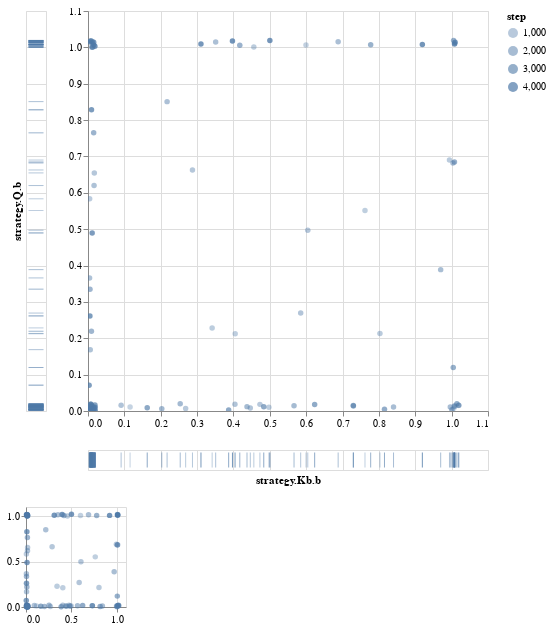

The code cell stored with this chart in its notebook:
### Markdown cell above
We can see them better on a scatter plots.

Here $\sigma_i^T(I, a)$ seems to be moving around.

### Code cell
analytics.scatter(ind.strategy_Q_b, ind.strategy_Kb_b, noise=(0.02, 0.02),
                  width=400,                      height=400)

### Figure 1 — Vega-Lite specification as saved in the notebook (floating-point values rounded to 4 significant figures)
{"config": {"view": {"continuousWidth": 400, "continuousHeight": 300}}, "vconcat": [{"hconcat": [{"mark": "tick", "encoding": {"color": {"value": "#4E79A7"}, "opacity": {"type": "quantitative", "field": "step"}, "y": {"type": "quantitative", "axis": {"domain": false, "labels": false, "ticks": false}, "field": "y", "scale": {"domain": {"selection": "selector002", "encoding": "y"}}, "title": "strategy.Q.b"}}, "height": 400}, {"vconcat": [{"mark": "circle", "encoding": {"color": {"value": "#4E79A7"}, "opacity": {"type": "quantitative", "field": "step"}, "x": {"type": "quantitative", "field": "x", "scale": {"domain": {"selection": "selector002", "encoding": "x"}}, "title": ""}, "y": {"type": "quantitative", "field": "y", "scale": {"domain": {"selection": "selector002", "encoding": "y"}}, "title": ""}}, "height": 400, "width": 400}, {"mark": "tick", "encoding": {"color": {"value": "#4E79A7"}, "opacity": {"type": "quantitative", "field": "step"}, "x": {"type": "quantitative", "axis": {"domain": false, "labels": false, "ticks": false}, "field": "x", "scale": {"domain": {"selection": "selector002", "encoding": "x"}}, "title": "strategy.Kb.b"}}, "width": 400}]}]}, {"mark": "circle", "encoding": {"color": {"value": "#4E79A7"}, "opacity": {"type": "quantitative", "field": "step"}, "x": {"type": "quantitative", "field": "x", "title": ""}, "y": {"type": "quantitative", "field": "y", "title": ""}}, "height": 100, "selection": {"selector002": {"type": "interval", "encodings": ["x", "y"]}}, "width": 100.0}], "data": {"values": [{"step": 24.0, "x": 1.02, "y": 0.015}, {"step": 69.0, "x": 0.006079, "y": 0.01938}, {"step": 119.0, "x": 0.01023, "y": 1.0}, {"step": 169.0, "x": 1.008, "y": 1.011}, {"step": 219.0, "x": 1.006, "y": 0.007759}, {"step": 269.0, "x": 1.009, "y": 0.01325}, {"step": 319.0, "x": 0.1157, "y": 0.0112}, {"step": 369.0, "x": 0.013, "y": 0.007801}, {"step": 419.0, "x": 0.01085, "y": 0.01312}, {"step": 469.0, "x": 0.003684, "y": 0.01312}, {"step": 519.0, "x": 0.01121, "y": 1.003}, {"step": 569.0, "x": 0.5995, "y": 1.006}, {"step": 619.0, "x": 0.7617, "y": 0.5514}, {"step": 669.0, "x": 0.4975, "y": 0.01046}, {"step": 719.0, "x": 0.4048, "y": 0.2124}, {"step": 769.0, "x": 0.3414, "y": 0.2285}, {"step": 819.0, "x": 0.00457, "y": 0.5835}, {"step": 869.0, "x": 0.4561, "y": 1.001}, {"step": 919.0, "x": 0.994, "y": 0.6901}, {"step": 969.0, "x": 0.8028, "y": 0.2133}, {"step": 1019.0, "x": 0.4728, "y": 0.01823}, {"step": 1069.0, "x": 0.2686, "y": 0.006667}, {"step": 1119.0, "x": 0.01339, "y": 0.003378}, {"step": 1169.0, "x": 0.01737, "y": 0.6547}, {"step": 1219.0, "x": 0.2873, "y": 0.6628}, {"step": 1269.0, "x": 0.6044, "y": 0.4972}, {"step": 1319.0, "x": 0.5849, "y": 0.2693}, {"step": 1369.0, "x": 0.4463, "y": 0.008201}, {"step": 1419.0, "x": 0.4041, "y": 0.0184}, {"step": 1469.0, "x": 0.09107, "y": 0.01565}, {"step": 1519.0, "x": 0.006223, "y": 0.1687}, {"step": 1569.0, "x": 0.004321, "y": 0.366}, {"step": 1619.0, "x": 0.01669, "y": 0.62}, {"step": 1669.0, "x": 0.2175, "y": 0.8508}, {"step": 1719.0, "x": 0.3511, "y": 1.015}, {"step": 1769.0, "x": 0.6879, "y": 1.015}, {"step": 1819.0, "x": 1.004, "y": 0.6821}, {"step": 1869.0, "x": 0.9699, "y": 0.3888}, {"step": 1919.0, "x": 0.9963, "y": 0.01127}, {"step": 1969.0, "x": 0.8402, "y": 0.01102}, {"step": 2019.0, "x": 0.7298, "y": 0.01398}, {"step": 2069.0, "x": 0.5666, "y": 0.01436}, {"step": 2119.0, "x": 0.4372, "y": 0.01201}, {"step": 2169.0, "x": 0.2536, "y": 0.01975}, {"step": 2219.0, "x": 0.2029, "y": 0.006345}, {"step": 2269.0, "x": 0.01101, "y": 0.01424}, {"step": 2319.0, "x": 0.01062, "y": 0.004891}, {"step": 2369.0, "x": 0.01327, "y": 0.002949}, {"step": 2419.0, "x": 0.008332, "y": 0.002802}, {"step": 2469.0, "x": 0.009516, "y": 0.2193}, {"step": 2519.0, "x": 0.005511, "y": 0.3351}, {"step": 2569.0, "x": 0.01562, "y": 0.7649}, {"step": 2619.0, "x": 0.01131, "y": 1.013}, {"step": 2669.0, "x": 0.01218, "y": 1.016}, {"step": 2719.0, "x": 0.4174, "y": 1.006}, {"step": 2769.0, "x": 0.7774, "y": 1.007}, {"step": 2819.0, "x": 1.005, "y": 1.019}, {"step": 2869.0, "x": 1.008, "y": 0.6847}, {"step": 2919.0, "x": 1.004, "y": 0.1197}, {"step": 2969.0, "x": 1.001, "y": 0.003636}, {"step": 3019.0, "x": 1.007, "y": 0.01405}, {"step": 3069.0, "x": 1.014, "y": 0.01987}, {"step": 3119.0, "x": 1.019, "y": 0.0156}, {"step": 3169.0, "x": 0.8153, "y": 0.004952}, {"step": 3219.0, "x": 0.7296, "y": 0.01523}, {"step": 3269.0, "x": 0.6233, "y": 0.01782}, {"step": 3319.0, "x": 0.4834, "y": 0.01141}, {"step": 3369.0, "x": 0.3868, "y": 0.002655}, {"step": 3419.0, "x": 0.1629, "y": 0.008907}, {"step": 3469.0, "x": 0.009041, "y": 0.005159}, {"step": 3519.0, "x": 0.007214, "y": 0.01819}, {"step": 3569.0, "x": 0.007602, "y": 0.004585}, {"step": 3619.0, "x": 0.0107, "y": 0.0117}, {"step": 3669.0, "x": 0.01157, "y": 0.0008398}, {"step": 3719.0, "x": 0.02, "y": 6.75e-05}, {"step": 3769.0, "x": 0.0169, "y": 0.008847}, {"step": 3819.0, "x": 0.01428, "y": 0.01042}, {"step": 3869.0, "x": 0.006471, "y": 0.008045}, {"step": 3919.0, "x": 0.01913, "y": 0.01647}, {"step": 3969.0, "x": 0.007591, "y": 0.01407}, {"step": 4019.0, "x": 0.008464, "y": 0.01894}, {"step": 4069.0, "x": 0.006244, "y": 0.004327}, {"step": 4119.0, "x": 0.01968, "y": 0.01031}, {"step": 4169.0, "x": 0.01443, "y": 2.55e-05}, {"step": 4219.0, "x": 0.01851, "y": 0.005136}, {"step": 4269.0, "x": 0.003046, "y": 0.0711}, {"step": 4319.0, "x": 0.005304, "y": 0.2615}, {"step": 4369.0, "x": 0.0115, "y": 0.4897}, {"step": 4419.0, "x": 0.009636, "y": 0.8282}, {"step": 4469.0, "x": 0.01233, "y": 1.0}, {"step": 4519.0, "x": 0.01559, "y": 1.014}, {"step": 4569.0, "x": 0.005102, "y": 1.015}, {"step": 4619.0, "x": 0.007963, "y": 1.018}, {"step": 4669.0, "x": 0.01581, "y": 1.007}, {"step": 4719.0, "x": 0.01889, "y": 1.003}, {"step": 4769.0, "x": 0.3106, "y": 1.009}, {"step": 4819.0, "x": 0.5001, "y": 1.019}, {"step": 4869.0, "x": 0.3972, "y": 1.017}, {"step": 4919.0, "x": 0.9195, "y": 1.008}, {"step": 4969.0, "x": 1.008, "y": 1.009}, {"step": 4999.0, "x": 1.009, "y": 1.014}]}, "$schema": "https://vega.github.io/schema/vega-lite/v4.8.1.json"}
